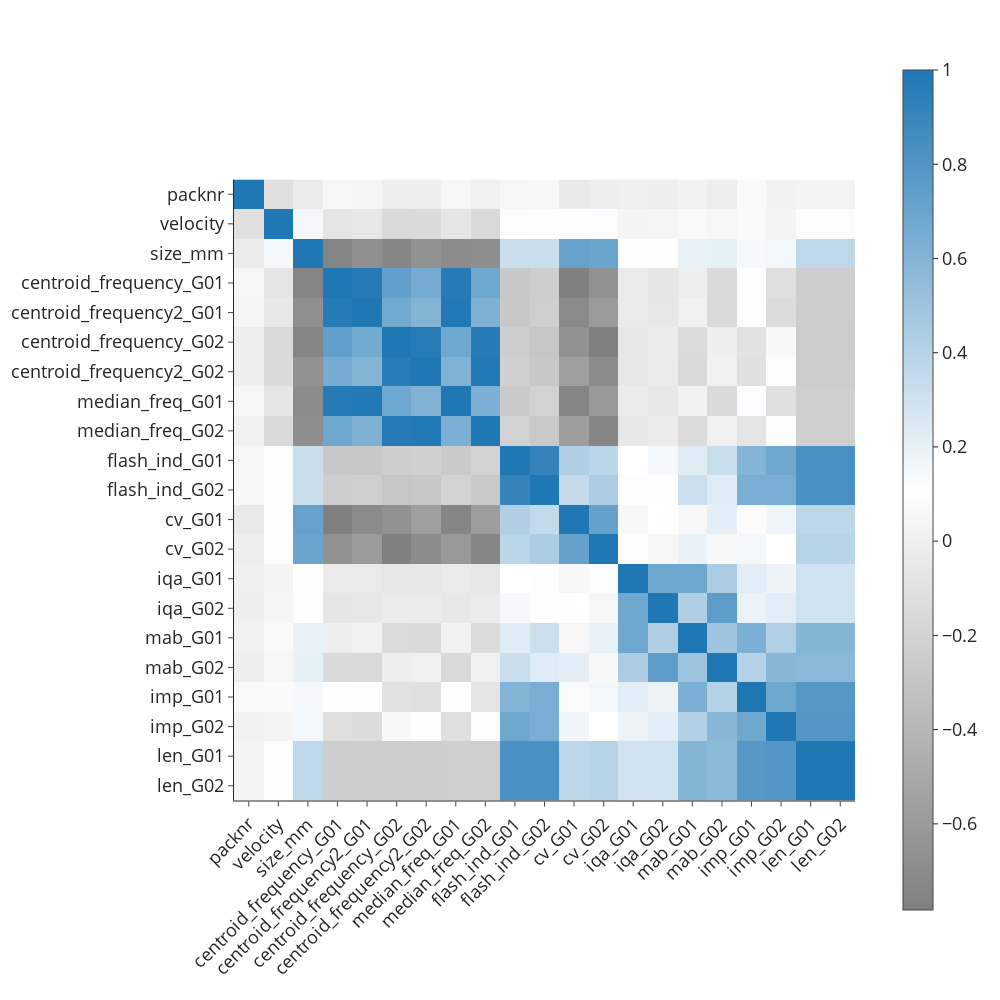

Source (notebook cell):
### Code cell
fig = px.imshow(df_spg.corr(method='pearson'), 
          template='simple_white', 
          color_continuous_scale=colorscale,
          width=1000, height=1000)
fig.update_layout(font_size=18)
fig.update_xaxes(tickangle=-45)

### Figure 1 — Plotly figure (JSON) as saved in the notebook; plotly's stock layout.template omitted (floating-point values rounded to 4 significant figures; data arrays with more than 128 entries replaced by an {"elided": "..."} marker saying what was removed)
{"data": [{"coloraxis": "coloraxis", "hovertemplate": "x: %{x}<br>y: %{y}<br>color: %{z}<extra></extra>", "name": "0", "type": "heatmap", "x": ["packnr", "velocity", "size_mm", "centroid_frequency_G01", "centroid_frequency2_G01", "centroid_frequency_G02", "centroid_frequency2_G02", "median_freq_G01", "median_freq_G02", "flash_ind_G01", "flash_ind_G02", "cv_G01", "cv_G02", "iqa_G01", "iqa_G02", "mab_G01", "mab_G02", "imp_G01", "imp_G02", "len_G01", "len_G02"], "xaxis": "x", "y": ["packnr", "velocity", "size_mm", "centroid_frequency_G01", "centroid_frequency2_G01", "centroid_frequency_G02", "centroid_frequency2_G02", "median_freq_G01", "median_freq_G02", "flash_ind_G01", "flash_ind_G02", "cv_G01", "cv_G02", "iqa_G01", "iqa_G02", "mab_G01", "mab_G02", "imp_G01", "imp_G02", "len_G01", "len_G02"], "yaxis": "y", "z": {"elided": "21x21 float values"}}], "layout": {"coloraxis": {"colorscale": [[0, "rgb(128,128,128)"], [0.5, "rgb(255,255,255)"], [1, "rgb(31, 119, 180)"]]}, "font": {"size": 18}, "height": 1000, "margin": {"t": 60}, "width": 1000, "xaxis": {"anchor": "y", "autorange": true, "constrain": "domain", "domain": [0.0008104, 0.9992], "range": [-0.5, 20.5], "scaleanchor": "y", "tickangle": -45, "type": "category"}, "yaxis": {"anchor": "x", "autorange": true, "constrain": "domain", "domain": [0.1389, 0.8611], "range": [20.5, -0.5], "type": "category"}}}
